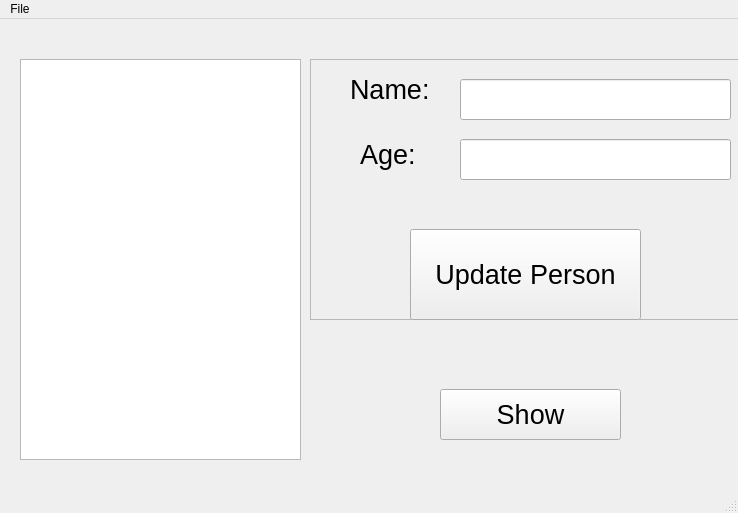
<?xml version="1.0" encoding="UTF-8"?>
<ui version="4.0">
 <class>MainWindow</class>
 <widget class="QMainWindow" name="MainWindow">
  <property name="geometry">
   <rect>
    <x>0</x>
    <y>0</y>
    <width>738</width>
    <height>513</height>
   </rect>
  </property>
  <property name="windowTitle">
   <string>Geoff's Awesome People Loader</string>
  </property>
  <widget class="QWidget" name="centralwidget">
   <widget class="QListWidget" name="listWidgetPeople">
    <property name="geometry">
     <rect>
      <x>20</x>
      <y>40</y>
      <width>281</width>
      <height>401</height>
     </rect>
    </property>
    <property name="font">
     <font>
      <pointsize>20</pointsize>
     </font>
    </property>
   </widget>
   <widget class="QPushButton" name="pushButtonShow">
    <property name="geometry">
     <rect>
      <x>440</x>
      <y>370</y>
      <width>181</width>
      <height>51</height>
     </rect>
    </property>
    <property name="font">
     <font>
      <pointsize>20</pointsize>
     </font>
    </property>
    <property name="text">
     <string>Show</string>
    </property>
   </widget>
   <widget class="QFrame" name="frameDetails">
    <property name="geometry">
     <rect>
      <x>310</x>
      <y>40</y>
      <width>451</width>
      <height>261</height>
     </rect>
    </property>
    <property name="styleSheet">
     <string notr="true"/>
    </property>
    <property name="frameShape">
     <enum>QFrame::StyledPanel</enum>
    </property>
    <property name="frameShadow">
     <enum>QFrame::Raised</enum>
    </property>
    <widget class="QPushButton" name="pushButtonUpdate">
     <property name="enabled">
      <bool>true</bool>
     </property>
     <property name="geometry">
      <rect>
       <x>100</x>
       <y>170</y>
       <width>231</width>
       <height>91</height>
      </rect>
     </property>
     <property name="font">
      <font>
       <pointsize>20</pointsize>
      </font>
     </property>
     <property name="text">
      <string>Update Person</string>
     </property>
    </widget>
    <widget class="QLineEdit" name="lineEditName">
     <property name="geometry">
      <rect>
       <x>150</x>
       <y>20</y>
       <width>271</width>
       <height>41</height>
      </rect>
     </property>
     <property name="font">
      <font>
       <pointsize>20</pointsize>
      </font>
     </property>
     <property name="styleSheet">
      <string notr="true"/>
     </property>
    </widget>
    <widget class="QLabel" name="labelAge">
     <property name="geometry">
      <rect>
       <x>50</x>
       <y>60</y>
       <width>61</width>
       <height>71</height>
      </rect>
     </property>
     <property name="font">
      <font>
       <pointsize>20</pointsize>
      </font>
     </property>
     <property name="styleSheet">
      <string notr="true">background-color: &quot;pink&quot;</string>
     </property>
     <property name="text">
      <string>Age:</string>
     </property>
    </widget>
    <widget class="QLabel" name="labelName">
     <property name="geometry">
      <rect>
       <x>40</x>
       <y>0</y>
       <width>91</width>
       <height>61</height>
      </rect>
     </property>
     <property name="font">
      <font>
       <pointsize>20</pointsize>
      </font>
     </property>
     <property name="text">
      <string>Name:</string>
     </property>
    </widget>
    <widget class="QLineEdit" name="lineEditAge">
     <property name="geometry">
      <rect>
       <x>150</x>
       <y>80</y>
       <width>271</width>
       <height>41</height>
      </rect>
     </property>
     <property name="font">
      <font>
       <pointsize>20</pointsize>
      </font>
     </property>
    </widget>
   </widget>
  </widget>
  <widget class="QMenuBar" name="menubar">
   <property name="geometry">
    <rect>
     <x>0</x>
     <y>0</y>
     <width>738</width>
     <height>21</height>
    </rect>
   </property>
   <widget class="QMenu" name="menuFile">
    <property name="title">
     <string>File</string>
    </property>
    <addaction name="actionLoad_People"/>
    <addaction name="actionSave_To_File"/>
    <addaction name="actionExit"/>
   </widget>
   <addaction name="menuFile"/>
  </widget>
  <widget class="QStatusBar" name="statusbar"/>
  <action name="actionLoad_People">
   <property name="text">
    <string>Load People</string>
   </property>
  </action>
  <action name="actionSave_To_File">
   <property name="text">
    <string>Save To File</string>
   </property>
  </action>
  <action name="actionExit">
   <property name="text">
    <string>Exit</string>
   </property>
  </action>
 </widget>
 <resources/>
 <connections/>
</ui>
